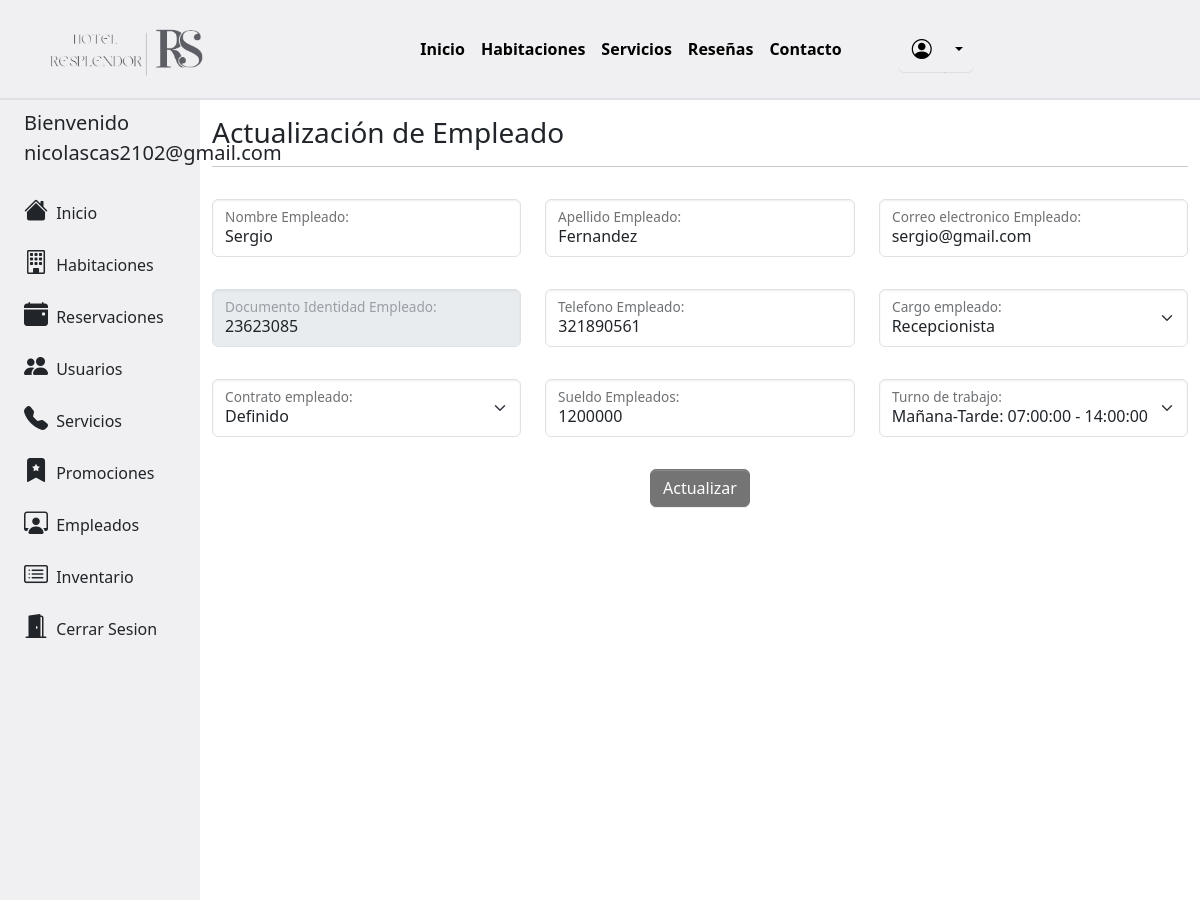
Page /admin_empleados/actualizar_empleado.php?id=1 (signed in) on the committed database.
### tables this page shows
CREATE TABLE `empleado` (
  `id_empleado` int(11) NOT NULL,
  `id_cargo_empleado` int(11) NOT NULL,
  `id_turno_empleados` int(11) NOT NULL,
  `id_tipo_contrato` int(11) NOT NULL,
  `nombre_empleado` varchar(25) NOT NULL,
  `apellido_empleado` varchar(25) NOT NULL,
  `documento` varchar(25) NOT NULL,
  `telefono` varchar(25) NOT NULL,
  `correo` varchar(25) NOT NULL,
  `sueldo` varchar(25) NOT NULL,
  `estado` varchar(25) NOT NULL
);

### admin_empleados/actualizar_empleado.php (the view, shortened to what this page needs)
<?php
    $conexion = new Conexion();
    $id = $_GET['id'];
    $sql = "SELECT * FROM empleado WHERE id_empleado=$id";
?>
<!DOCTYPE html>
<html>
    <head>
        <link rel="stylesheet" href="../css/custom.css">
        <link rel="stylesheet" href="../libs/bootstrap-icons/bootstrap-icons.css">
    </head>
    <body>
        <?php
            include '../modules/menu.php';
        ?>
        <div class="container-fluid">
            <div class="row flex-nowrap">
                <?php
                    include '../modules/sidebar_admin.php';
                ?>
                <div class="col-xl-10 col-sm-8 col-md-9 py-3">
                    <h3 class="">Actualización de Empleado</h3>
                    <hr>
                    <?php
                    $resulset = $con->query($sql);
                        while($fila = $resulset->fetch_assoc()){;
                        ?>
                    <form action="update.php" method="POST" enctype="multipart/form-data">
                        <div class="row">
                            <div class="col-lg-4">
                                <div class="form-floating my-3">
                                    <input type="text" id="nombre" name="nombre" class="form-control" placeholder="Nombre Empleado" value="<?php echo $fila['nombre_empleado']; ?>" required>
                                    <label for="nombre">Nombre Empleado:</label>
                                </div>
                            </div>
                            <div class="col-lg-4">
                                <div class="form-floating my-3">
                                    <input type="text" id="apellido" name="apellido" class="form-control" placeholder="Apellido Empleado" value="<?php echo $fila['apellido_empleado']; ?>  "required>
                                    <label for="apellido">Apellido Empleado:</label>
                                </div>
                            </div>
                            <div class="col-lg-4">
                                <div class="form-floating my-3">
                                    <input type="email" id="correo" name="correo" class="form-control" placeholder="Correo Empleado" value="<?php echo $fila['correo']; ?>  "required>
                                    <label for="correo">Correo electronico Empleado:</label>
                                </div>
                            </div>
                            <div class="col-lg-4">
                                <div class="form-floating my-3">
                                    <input type="text" id="documento" name="documento" class="form-control" placeholder="Documento Empleado" value="<?php echo $fila['documento']; ?>  "maxlength="10" disabled>
                                    <label for="documento">Documento Identidad Empleado:</label>
                                </div>
                            </div>
                            <div class="col-lg-4">
                                <div class="form-floating my-3">
                                    <input type="text" id="telefono" name="telefono" class="form-control" placeholder="Telefono Empleado" value="<?php echo $fila['telefono']; ?>  "maxlength="10" required>
                                    <label for="telefono">Telefono Empleado:</label>
                                </div>
                            </div>
                            <div class="col-lg-4">
                                <div class="form-floating my-3">
                                    <select class="form-select" id="cargo" name="cargo" aria-label="Default select example" required>
                                    <?php
                                            $con = $conexion->conectarDB();
                                            $sql = "SELECT id_cargo_empleado, cargo_empleado FROM  cargo_empleado";
                                            $resulset = $con->query($sql);
                                            while($datos = mysqli_fetch_array($resulset)){
                                                if($datos["id_cargo_empleado"] == $fila["id_cargo_empleado"])
                                                    echo "<option value='".$datos["id_cargo_empleado"] ."' selected='selected'>" . $datos["cargo_empleado"]. "</option>";
                                                else
                                                    echo "<option value='".$datos["id_cargo_empleado"] ."'>" . $datos["cargo_empleado"]. "</option>";
                                            }
                                    ?>
                                    </select>
                                    <label for="cargo">Cargo empleado:</label>
                                </div>
                            </div>
                            <div class="col-lg-4">
                                <div class="form-floating my-3">
                                    <select class="form-select" id="contrato" name="contrato" aria-label="Default select example" required>
                                    <?php
                                            $con = $conexion->conectarDB();
                                            $sql = "SELECT * FROM  tipo_contrato";
                                            $resulset = $con->query($sql);
                                            while($datos = mysqli_fetch_array($resulset)){
                                                if($datos["id_tipo_contrato"] == $fila["id_tipo_contrato"])
                                                    echo "<option value='".$datos["id_tipo_contrato"] ."' selected='selected'>" . $datos["contrato"]. "</option>";
                                                else
                                                    echo "<option value='".$datos["id_tipo_contrato"] ."'>" . $datos["contrato"]. "</option>";
                                            }
                                    ?>
                                    </select>
                                    <label for="contrato">Contrato empleado:</label>
                                </div>
                            </div>
                            <div class="col-lg-4">
                                <div class="form-floating my-3">
                                    <input type="text" id="sueldo" name="sueldo" class="form-control" placeholder="Sueldo Empleados" value="<?php echo $fila['sueldo'] ;?>" required>
                                    <label for="sueldo">Sueldo Empleados:</label>
                                </div>
                            </div>
                            <div class="col-lg-4">
                                <div class="form-floating my-3">
                                    <select class="form-select" id="turno" name="turno" aria-label="Default select example" required>
                                    <?php
                                            $con = $conexion->conectarDB();
                                            $sql = "SELECT * FROM  TURNOS_EMPLEADOS";
                                            $resulset = $con->query($sql);
                                            while($datos = mysqli_fetch_array($resulset)){
                                                if($datos["id_turno_empleados"] == $fila["id_turno_empleados"])
                                                    echo "<option value='".$datos["id_turno_empleados"] ."' selected='selected'>".$datos["jornada"].": ".$datos["entrada"]." - ".$datos["salida"]."</option>";
                                                else
                                                    echo "<option value='".$datos["id_turno_empleados"] ."'>".$datos["jornada"].": ".$datos["entrada"]." - ".$datos["salida"]."</option>";
                                            }
                                    ?>
                                    </select>
                                    <label for="turno">Turno de trabajo:</label>
                                </div>
                            </div>
                            <?php }?>
                        <div class="text-center my-3">
                            <input class="btn btn-info" type="submit" value="Actualizar"></input>
                        </div>
                    </form>
                </div>
            </div>
        </div>
    </body>
</html>

### rows in the picture
empleado: nombre "Sergio", apellido "Fernandez", correo "sergio@gmail.com", documento "23623085", telefono "321890561", sueldo "1200000"

### other values in the picture
$_SESSION["Admin"] "nicolascas2102@gmail.com"
form field cargo "Recepcionista"
form field contrato "Definido"
form field turno "Mañana-Tarde: 07:00:00 - 14:00:00"
